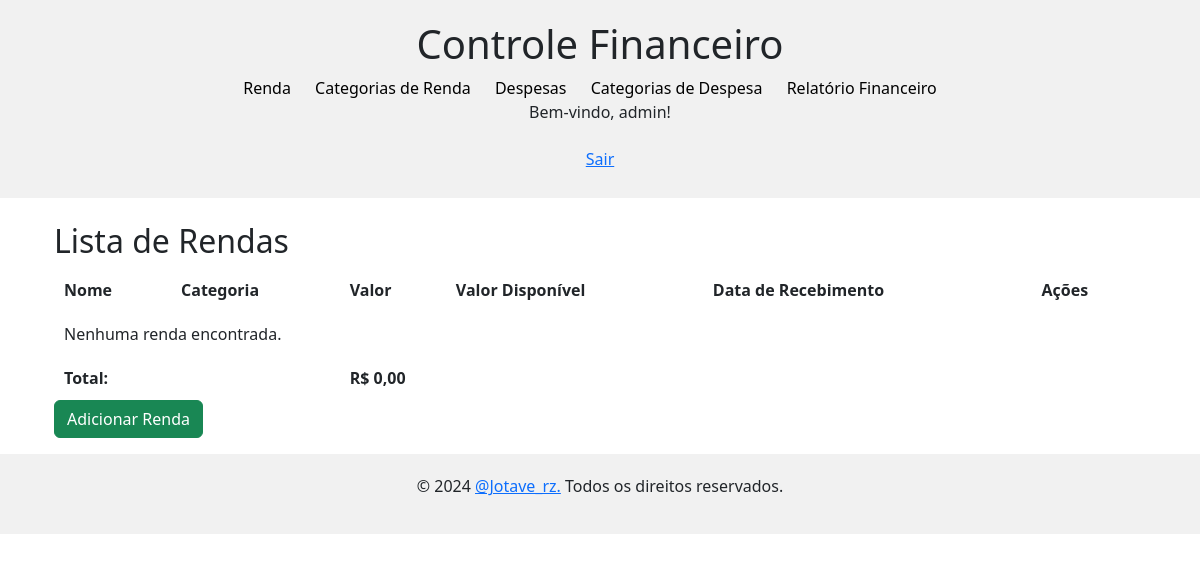
Page /renda/ (signed in) on the earlier database version.
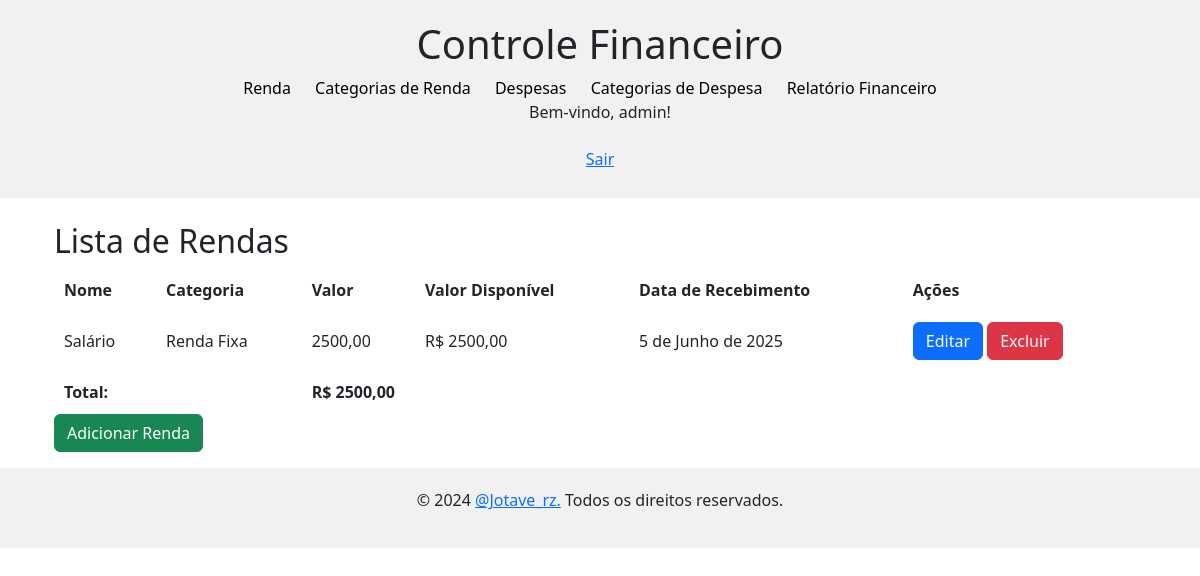
Same page on the later database version.
### renda/models.py (models this page shows, shortened)
class Renda(models.Model):
    user = models.ForeignKey(User, on_delete=models.CASCADE)
    nome = models.CharField(max_length=100, verbose_name="Nome da Renda")
    categoria = models.ForeignKey('categoria_renda.CategoriaRenda', on_delete=models.SET_NULL, null=True)
    valor = models.DecimalField(max_digits=10, decimal_places=2, verbose_name="Valor")
    valor_disponivel = models.DecimalField(max_digits=10, decimal_places=2, verbose_name="Valor Disponível", default=0.00)
    data_recebimento = models.DateField(verbose_name="Data de Recebimento")

### categoria_renda/models.py (models this page shows)
class CategoriaRenda(models.Model):
    user = models.ForeignKey(User, on_delete=models.CASCADE)
    nome = models.CharField(max_length=100)
    def __str__(self):
        return self.nome

### renda/views.py (the view)
# urls.py: path('', RendaListView.as_view(), name='renda-list'),
class RendaListView(ListView):
    model = Renda
    template_name = 'renda_list.html'
    def get_queryset(self):
        return Renda.objects.filter(user=self.request.user)
    def get_context_data(self, **kwargs):
        context = super().get_context_data(**kwargs)
        context['soma_rendas'] = self.get_queryset().aggregate(total=Sum('valor'))['total'] or 0
        return context

### renda/templates/renda_list.html (shortened to what this page needs)
{% extends 'base.html' %}
{% block body %}
<h2>Lista de Rendas</h2>
<div class="table-responsive">
    <table>
        <thead>
            <tr>
                <th>Nome</th>
                <th>Categoria</th>
                <th>Valor</th>
                <th>Valor Disponível</th>
                <th>Data de Recebimento</th>
                <th>Ações</th>
            </tr>
        </thead>
        <tbody>
            {% for renda in object_list %}
            <tr>
                <td>{{ renda.nome }}</td>
                <td>{{ renda.categoria }}</td>
                <td>{{ renda.valor }}</td>
                <td>R$ {{ renda.valor_disponivel }}</td>
                <td>{{ renda.data_recebimento }}</td>
                <td>
                    <button type="button" class="btn btn-primary">
                        <a href="{% url 'renda-update' renda.id %}"
                            style="text-decoration: none; color: white;">Editar</a>
                    </button>
                    <button type="button" class="btn btn-danger">
                        <a href="{% url 'renda-delete' renda.id %}"
                            style="text-decoration: none; color: white;">Excluir</a>
                    </button>
                </td>
            </tr>
            {% empty %}
            <tr>
                <td colspan="5">Nenhuma renda encontrada.</td>
            </tr>
            {% endfor %}
        </tbody>
        <tfoot>
            <tr>
                <td colspan="2"><strong>Total:</strong></td>
                <td colspan="3"><strong>R$ {{ soma_rendas|floatformat:2 }}</strong></td>
            </tr>
        </tfoot>
    </table>
</div>
<button type="button" class="btn btn-success">
    <a href="{% url 'renda-create' %}" style="text-decoration: none; color: white;">Adicionar Renda</a>
</button>
{% endblock %}

Differences in the rows shown:
added Renda: nome "Salário", categoria "Renda Fixa", valor "2500,00", valor_disponivel "2500,00", data_recebimento "5 de Junho de 2025"
Other differences:
{{ soma_rendas|floatformat:2 }}: "0,00" → "2500,00"
text no longer shown: "Nenhuma renda encontrada."
